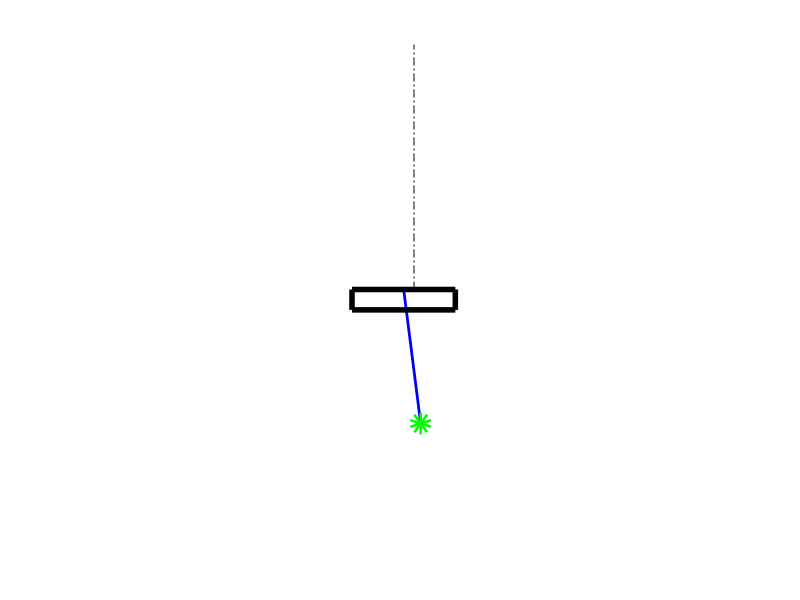

MATLAB code to generate this figure: (Note: this script raises an error after producing the figure.)
function InvertedPendulum()
    function v = f1(x,u)
        %% Nonlinear model for Cart-Pole
        v = [x(3); 
            x(4);
            (m*sin(x(2))*(g*cos(x(2))-l*x(4)^2)+u)/(M+m*sin(x(2))^2);
            (sin(x(2))*((M+m)*g-m*l*x(4)^2*cos(x(2)))+u*cos(x(2)))/(l*(M+m*sin(x(2))^2))];
    end


    function drawPendulum(x)
        %% Draw Cart-Pole
        clf();
        hold on;
        axis('off');
        axis([-3 3 -3 3]);
        plot([0, 0], [0,1.5*l*5],'k-.');
        plot([x(1), x(1)-4*l*sin(x(2))], [0,4*l*cos(x(2))],'blue','LineWidth',2);
        plot(x(1)+[-.5, .5, .5, -.5, -.5], [0,0,-.25,-.25,0],'black','lineWidth',4);
        plot(x(1)-4*l*sin(x(2)), 4*l*cos(x(2)),'ogreen','LineWidth',10);        
        drawnow();
    end

   

    function us = saturatedControl(u) 
        %% Saturation but not need in simulation
        if u > umax || u < -umax
            us = umax*sign(u);
        else
            us = u;
        end        
    end

    % Parameters    
    m = 0.01; M=0.5; l = 0.413; g = 9.81; J = m * l^2;
    
    % Local controller design  "Stabilize Pole locally"
    A = [0 0 1 0;
         0 0 0 1;
         0 m*g/M 0 0;
         0 (M+m)*g/(l*M) 0 0];
    B = [0; 0; 1/M; 1/(l*M)];        
    %P = [-10 -7 -5+1i  -5-1i];  
    P = [-10 -7 -5  -9];
    Kl = place(A,B,P);
    
    % Global Energie-based controller  "Swining up Pole"
    Emax = 2*m*l*g;
    Ke = 200;
    Theta_local = 0.3;
    
    % Cart PD controller  "Regulate cart position and velocity "    
    ksi = 0.4;
    wn = 8;    
    Kp = wn^2;
    Kd = 2*ksi*wn;
    
    
    umax = 100;
    
    dt = 0.005;
    x = [-0.1;0.1+pi; 0; 0];
    tf = 5;
    
    h = figure;
    axis tight manual % this ensures that getframe() returns a consistent size
    filename = 'PenduliumAnimated2.gif';
    ts = 0.1;
    n = 1;
    for t = 0:dt:tf 
        %% Simulation
        
        if abs(x(2))<Theta_local     % Theta_local desribes the attraction region arround Up-position for linear controller
            ulocal = -Kl*x;
            u = ulocal; 
        else
            E = m*g*l*(1+cos(x(2)))+ (J/2)*(x(4))^2 ;
            v = Ke*(E-Emax)*sign(x(4)*cos(x(2))) - Kd*x(3) - Kp*x(1);                            % PD controller +  Energy based controller
            uglobal = (M+m*(sin(x(2)))^2)*v + m*g*cos(x(2))*sin(x(2)) - m*l*sin(x(2))*x(4)^2;    % Global control based on Collocated Partial Feedback Linearization
            u = saturatedControl(uglobal);                                                       
        end        
                
   
        % Runge-Kutta 4 resolution Method
        alpha1=dt*f1(x,u);
        alpha2=dt*f1(x+(alpha1)/2,u);
        alpha3=dt*f1(x+(alpha2)/2,u);
        alpha4=dt*f1(x+(alpha3),u);
        x=x+(alpha1+2*(alpha2+alpha3)+alpha4)/6;
        
        drawPendulum(x);
        
        
        if mod(t,ts)==0
            %% Save images in GIF
            frame = getframe(h);      % Capture the plot as an image
            im = frame2im(frame);
            [imind,cm] = rgb2ind(im,256);
            % Write to the GIF File
            if n == 1
                imwrite(imind,cm,filename,'gif', 'Loopcount',inf);
            else
                imwrite(imind,cm,filename,'gif','WriteMode','append');
            end
            n = n+1;            
        end
    end
end
